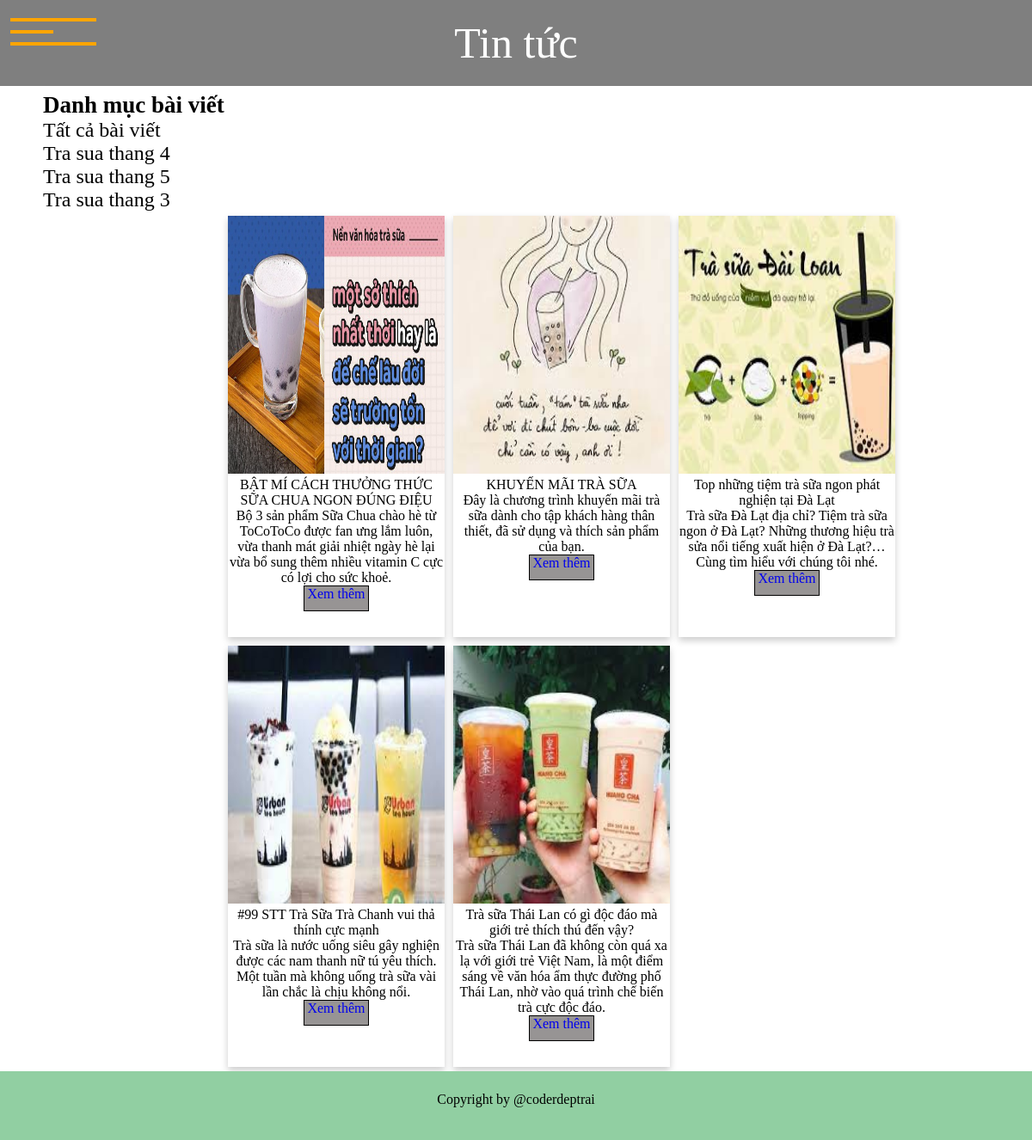
The app's page /pages/baiviet/tintuc.php with its own data.
### tables this page shows
CREATE TABLE `danhmucbv` (
  `id_dm` int(11) NOT NULL,
  `tendanhmuc` varchar(100) NOT NULL
);

CREATE TABLE `baiviet` (
  `id` int(11) NOT NULL,
  `name` varchar(100) NOT NULL,
  `image` char(100) NOT NULL,
  `description` text NOT NULL,
  `content` text NOT NULL,
  `id_danhmuc` int(10) NOT NULL
);

### pages/baiviet/tintuc.php (the view, shortened to what this page needs)
<?php
    include("config/db.php");
?>
<!DOCTYPE html>
<html lang="en">
<head>
    <link rel="stylesheet" href="css/styleNews.css?v=<?php echo time(); ?>">
    <link rel="stylesheet" href="css/styleF.css?v=<?php echo time(); ?>">
</head>
<body>
<div class="ctn">
    <div class="h">
        <?php include("modules/menu.php"); ?>
    </div>
    <div class="danhmucbv">
        <h2>Danh mục bài viết</h2>
        <a href="tintuc.php">Tất cả bài viết</a>
        <?php
            $sql_danhmuc = "SELECT * FROM danhmucbv";
            $query_danhmuc= mysqli_query($mysqli, $sql_danhmuc);
            while($row_dm = mysqli_fetch_array($query_danhmuc)) {
        ?>
        <p> <a class="tdm" href="tintuc.php?id=<?php echo $row_dm['id_dm']?>"> <?php echo $row_dm['tendanhmuc'] ?> </a> </p>
        <?php } ?>
   </div>
    <?php if(isset($_GET['id'])){ ?>
        <?php
          $sql_tdm = "SELECT * FROM  danhmucbv WHERE danhmucbv.id_dm = '$_GET[id]'  LIMIT 1 ";
          $query_tdm = mysqli_query($mysqli, $sql_tdm);
          if($query_tdm){
            $row_tdm = mysqli_fetch_array($query_tdm);
          }
          else{
            echo  "Hiển thị chưa có bài viết";
          }
         ?>
        <div class="category-main-title">
            <?php echo $row_tdm['tendanhmuc']; ?>
        </div>
    <div class="containerBV">
        <ul class="list_product">
            <?php
               $sql_pro = "SELECT * FROM baiviet, danhmucbv WHERE baiviet.id_danhmuc = danhmucbv.id_dm  AND baiviet.id_danhmuc = '$_GET[id]'";
               $query_pro = mysqli_query($mysqli, $sql_pro);
                while( $row = $query_pro->fetch_assoc()) {?>
                <li>
                        <a>
                            <img class="img_tt" src="admin/uploads/<?php echo $row['image'] ?>" >
                            <p class=""><?php echo $row['name']?></P>
                            <p class="price_product"><?php echo $row['description']?></p>
                        </a>
                        <div class="btn">
                            <a href="tintuc_chitiet.php?id=<?php echo $row['id']; ?>">Xem thêm</a>
                        </div>
                </li>
            <?php
                }
            ?>
        </ul>
    </div>
    <?php } else{ ?>
        <div class="containerBV">
        <ul class="list_product">
            <?php
               $sql_pro = "SELECT * FROM baiviet, danhmucbv WHERE baiviet.id_danhmuc = danhmucbv.id_dm";
               $query_pro = mysqli_query($mysqli, $sql_pro);
                while($row = $query_pro->fetch_assoc()) {
            ?>
                <li>
                        <a>
                            <img class="img_tt" src="admin/uploads/<?php echo $row['image'] ?>" >
                            <p class=""><?php echo $row['name']?></P>
                            <p class="price_product"><?php echo $row['description']?></p>
                        </a>
                        <div class="btn">
                            <a href="tintuc_chitiet.php?id=<?php echo $row['id']; ?>">Xem thêm</a>
                        </div>
                </li>
            <?php
                }
            ?>
        </ul>
    </div>
    <?php } ?>
    <div class="f">
     <?php include('modules/footer.php'); ?>
   </div>
</div>
</body>
</html>

### pages/baiviet/modules/menu.php (shortened to what this page needs)
<header>
    <div class="menu-icon">
      <div class="menu-bar">
      </div>
    </div>
    <div class="header-text">
      Tin tức
    </div>
  </header>

### pages/baiviet/modules/footer.php
<div class="footer">
    <p>Copyright by @coderdeptrai</p>
</div>

### pages/baiviet/css/styleNews.css (style rules this page uses)
ul.list_product li { width: 30%; margin: 5px 5px; text-align: center; float: left; height: 490px; }
.img_tt { width: 100%; height: 300px; }
.containerBV { height: auto; width: 70%; margin: 0 auto; background-color: #fff; float: right; margin-right: 100px; }
:root { --color1:orange; }
* { padding: 0px; margin: 0px; box-sizing: border-box; font-family: 'baloo chettan 2', cursive; }
li { list-style: none; box-shadow: 0 4px 8px 0 rgba(0, 0, 0, 0.2); }
a { text-decoration: none; }
header { width: 100%; height: 100px; background: url(./anhvavideo/img1.jpg); background-position: center; background-size: cover; background-repeat: no-repeat; position: relative; display: flex; text-align: center; justify-content: center; align-items: center; margin: 0 auto; }
header::before { position: absolute; width: 100%; height: 100%; content: ""; display: block; background: rgba(0,0,0,0.5); }
.footer { float: left; }
.footer { background-color: #91cfa2; width: 100%; text-align: center; height: 80px; padding-top: 24px; }
.menu-icon { width:50px; height:50px; position: absolute; top:12px; left:12px; opacity: 1; z-index: 1; cursor: pointer; position:fixed; display: flex; align-items: center; justify-content: center; }
.menu-bar { height: 4px; width:100px; background: var(--color1); position: relative; }
.menu-bar::before { content: ""; display: block; height: 4px; width:100px; background: var(--color1); position: absolute; top:-14px; }
.menu-bar::after { content: ""; display: block; height: 4px; width:100px; background: var(--color1); position: absolute; top:14px; }
.header-text { position: absolute; }
.header-text { position: absolute; color: white; font-size: 50px; }
* { margin:0px; padding:0px; }
.danhmucbv a.tdm { color: black; }

### pages/baiviet/css/styleF.css (style rules this page uses)
.btn { width: 30%; height: 30px; border: 1px solid; margin: 0px auto; background: #979494; }
.danhmucbv { width: 300px; float: left; margin-top: 7px; margin-left: 50px; }
.danhmucbv a:link { color: black; }
.danhmucbv a:link { font-size: 24px; }
.danhmucbv h2 { font-size: 27px; }
.danhmucbv a { font-family: BalooExtra; }

### records on screen
danhmucbv: tendanhmuc "Tra sua thang 4"
danhmucbv: tendanhmuc "Tra sua thang 5"
danhmucbv: tendanhmuc "Tra sua thang 3"
baiviet: image (picture), name "BẬT MÍ CÁCH THƯỞNG THỨC SỮA CHUA NGON ĐÚNG ĐIỆU", description "Bộ 3 sản phẩm Sữa Chua chào hè từ ToCoToCo được fan ưng lắm luôn, vừa thanh mát giải nhiệt ngày hè lại vừa bổ sung thêm nhiều vitamin C cực có lợi cho sức khoẻ."
baiviet: image (picture), name "KHUYẾN MÃI TRÀ SỮA", description "Đây là chương trình khuyến mãi trà sữa dành cho tập khách hàng thân thiết, đã sử dụng và thích sản phẩm của bạn."
baiviet: image (picture), name "Top những tiệm trà sữa ngon phát nghiện tại Đà Lạt", description "Trà sữa Đà Lạt địa chỉ? Tiệm trà sữa ngon ở Đà Lạt? Những thương hiệu trà sửa nổi tiếng xuất hiện ở Đà Lạt?… Cùng tìm hiểu với chúng tôi nhé."
baiviet: image (picture), name "#99 STT Trà Sữa Trà Chanh vui thả thính cực mạnh", description "Trà sữa là nước uống siêu gây nghiện được các nam thanh nữ tú yêu thích. Một tuần mà không uống trà sữa vài lần chắc là chịu không nổi."
baiviet: image (picture), name "Trà sữa Thái Lan có gì độc đáo mà giới trẻ thích thú đến vậy?", description "Trà sữa Thái Lan đã không còn quá xa lạ với giới trẻ Việt Nam, là một điểm sáng về văn hóa ẩm thực đường phố Thái Lan, nhờ vào quá trình chế biến trà cực độc đáo."
